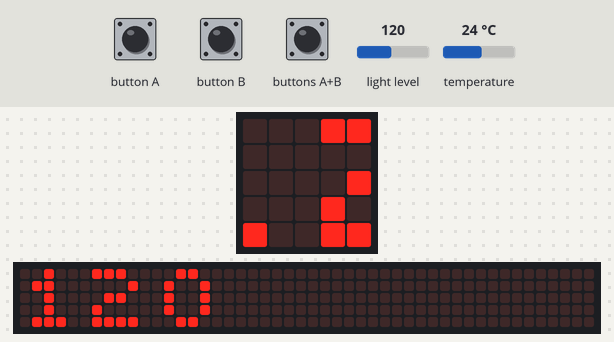
This program was run on a simulated BBC micro:bit (MakeCode). Shown: the board's 5×5 LED display, a strip that is not on the board, showing the scrolling text unrolled. Inputs (shaded band) come from the test bench; at power-on: light level 120, temperature 24 °C. The 48×5 strip is a reading aid, not a part: it shows the text the display is scrolling, unrolled, one strip-width of it at a time.

Above: at 1.87 s.
1.9 s: light level set to 5
At 5.3 s:
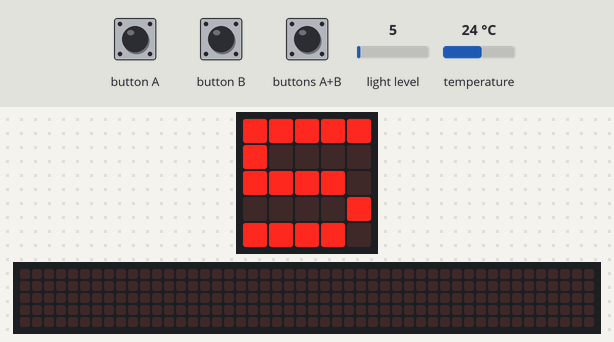
5.7 s: button A pressed for 0.15 s
6.4 s: light level set to 64
At 9.9 s:
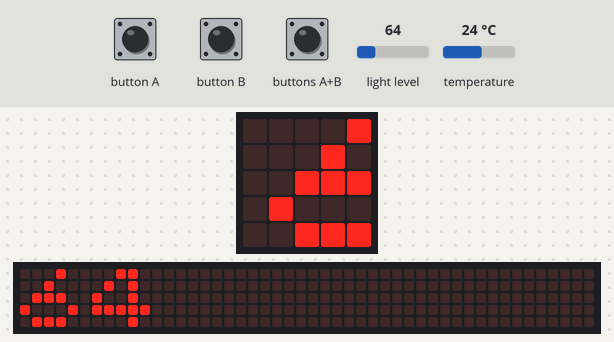
10.7 s: button A pressed for 0.15 s
11.4 s: light level set to 128
At 14.76 s:
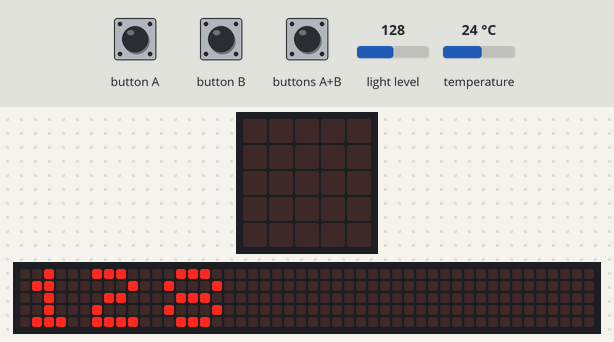

Measured:
- after the input at 5.7 s, every drawn part: stays the same

The program:

main.ts
```typescript
input.onButtonPressed(Button.A, function () {
    basic.showString("" + (input.temperature()))
})
input.onGesture(Gesture.Shake, function () {

})
input.onButtonPressed(Button.AB, function () {

})
input.onButtonPressed(Button.B, function () {

})
basic.showIcon(IconNames.Heart)
basic.forever(function () {
    basic.showNumber(input.lightLevel())
})
```

test.ts
```typescript
// aquí va el archivo "tests"; esto no se compilará cuando este paquete se utilice como una extensión.
```
